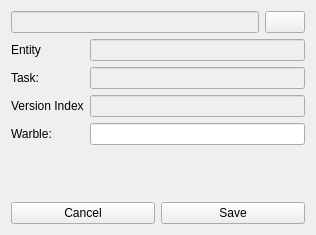
<?xml version="1.0" encoding="UTF-8"?>
<ui version="4.0">
    <class>main</class>
    <widget class="QWidget" name="main">
        <property name="windowModality">
            <enum>Qt::NonModal</enum>
        </property>
        <property name="geometry">
            <rect>
                <x>0</x>
                <y>0</y>
                <width>316</width>
                <height>235</height>
            </rect>
        </property>
        <property name="windowTitle">
            <string>Form</string>
        </property>
        <layout class="QVBoxLayout" name="verticalLayout">
            <item>
                <layout class="QHBoxLayout" name="horizontalLayout">
                    <item>
                        <widget class="QLineEdit" name="path_le">
                            <property name="enabled">
                                <bool>false</bool>
                            </property>
                        </widget>
                    </item>
                    <item>
                        <widget class="QPushButton" name="fileBrowse_btn">
                            <property name="text">
                                <string/>
                            </property>
                        </widget>
                    </item>
                </layout>
            </item>
            <item>
                <layout class="QFormLayout" name="formLayout">
                    <property name="sizeConstraint">
                        <enum>QLayout::SetDefaultConstraint</enum>
                    </property>
                    <item row="4" column="0">
                        <widget class="QLabel" name="warble_label">
                            <property name="text">
                                <string>Warble:</string>
                            </property>
                        </widget>
                    </item>
                    <item row="4" column="1">
                        <widget class="QLineEdit" name="warble_le"/>
                    </item>
                    <item row="1" column="0">
                        <widget class="QLabel" name="entity_label">
                            <property name="text">
                                <string>Entity</string>
                            </property>
                        </widget>
                    </item>
                    <item row="2" column="0">
                        <widget class="QLabel" name="task_label">
                            <property name="text">
                                <string>Task:</string>
                            </property>
                        </widget>
                    </item>
                    <item row="1" column="1">
                        <widget class="QLineEdit" name="entity_le">
                            <property name="enabled">
                                <bool>false</bool>
                            </property>
                        </widget>
                    </item>
                    <item row="2" column="1">
                        <widget class="QLineEdit" name="task_le">
                            <property name="enabled">
                                <bool>false</bool>
                            </property>
                        </widget>
                    </item>
                    <item row="3" column="0">
                        <widget class="QLabel" name="label">
                            <property name="text">
                                <string>Version Index</string>
                            </property>
                        </widget>
                    </item>
                    <item row="3" column="1">
                        <widget class="QLineEdit" name="versionIndex_le">
                            <property name="enabled">
                                <bool>false</bool>
                            </property>
                        </widget>
                    </item>
                </layout>
            </item>
            <item>
                <layout class="QHBoxLayout" name="horizontalLayout_2">
                    <item>
                        <widget class="QPushButton" name="cancel_btn">
                            <property name="text">
                                <string>Cancel</string>
                            </property>
                        </widget>
                    </item>
                    <item>
                        <widget class="QPushButton" name="ok_btn">
                            <property name="text">
                                <string>Save</string>
                            </property>
                        </widget>
                    </item>
                </layout>
            </item>
        </layout>
    </widget>
    <resources/>
    <connections/>
</ui>
